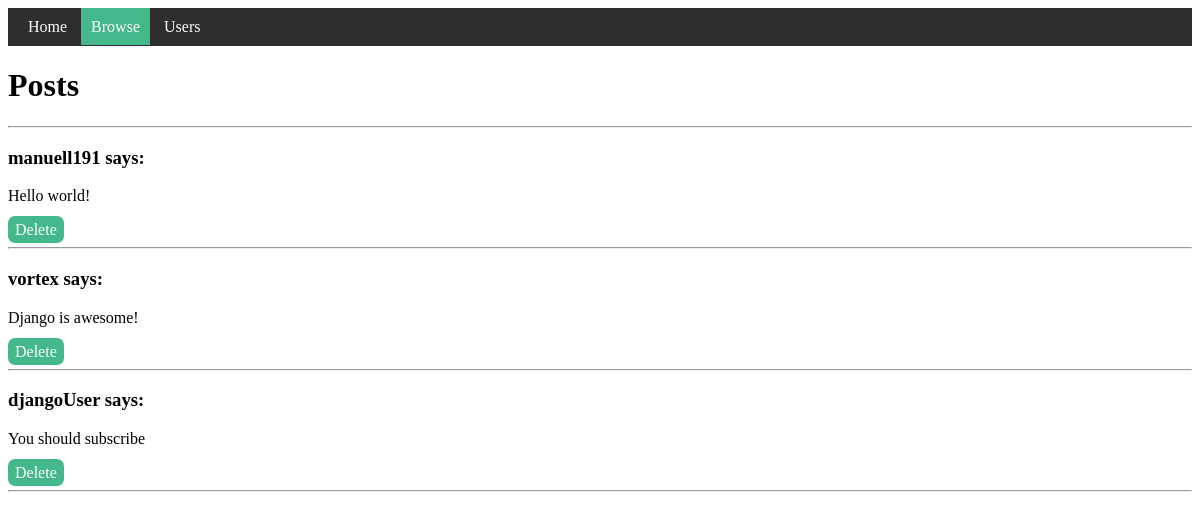
/post/list, run on the app's committed database.
### twitterapp/models.py (models this page shows, shortened)
class Post(models.Model):
    content = models.CharField(max_length=200)
    user = models.ForeignKey(User, on_delete=models.CASCADE)

class User(models.Model):
    username = models.CharField(max_length=30)
    bio = models.CharField(max_length=200, default="", blank=True)

### twitterapp/views.py (the view)
# urls.py: path('post/list', views.PostList.as_view(), name='postlist'),
class PostList(ListView):
    model = Post
    template_name = 'post_list.html'

### twitterapp/templates/post_list.html
{% extends './base.html' %}
{% load static %}
{% block head %}
<link rel="stylesheet" href="{% static 'styles.css' %}">
{% endblock %}
{% block content %}
<div class="navbar">
    <a href="{% url 'home' %}">Home</a>
    <a class="here" href="{% url 'postlist' %}">Browse</a>
    <a href="{% url 'userlist' %}">Users</a>
</div>
<h1>Posts</h1>
<hr>
{% for post in post_list %}
<div>
    <h3><a class="username" href="{% url 'userprofile' post.user.id %}">{{ post.user.username }} says:</a></h3>
    <p>{{ post.content }}</p>
    <a class="button" href="{% url 'postdelete' post.id %}">Delete</a>
</div>
<hr>
{% endfor %}
{% endblock %}

### twitterapp/static/styles.css (style rules this page uses)
.navbar { background-color: #2E2D2E; padding: 10px; }
.navbar a.here { background-color: #44B78B; color: white; padding: 10px; text-align: center; text-decoration: none; }
.navbar a { color: white; padding: 10px; text-align: center; text-decoration: none; }
.button { background-color: #44B78B; color: white; padding: 5px 7px; text-decoration: none; border-radius: 7px; border: none; }
.username { text-decoration: none; color: black; }

### data on the page
Post: user.username "manuell191", content "Hello world!"
Post: user.username "vortex", content "Django is awesome!"
Post: user.username "djangoUser", content "You should subscribe"
